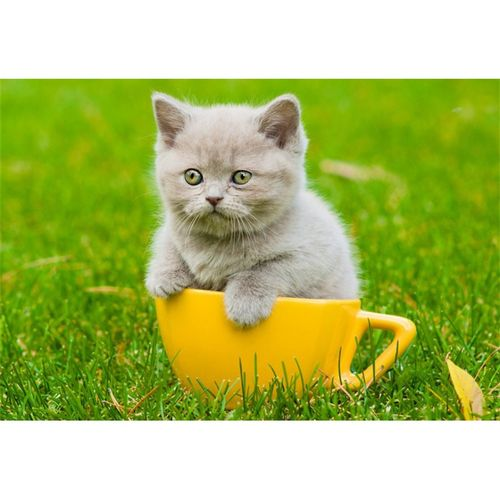
#> input picture learnOpencv/Canny/python/29.jpeg, 500 x 500 px
$ python main.py
#> lines starting #> are read from the running program, lines starting #| are printed output that depends on the picture; after the words box and inside, x2 and y2 are one past the last pixel; in counts of white or black regions, pixels touching at a corner belong together
import cv2 as cv

image = cv.imread("../python/29.jpeg")
#> image is the input picture: shape (500, 500, 3); mean B, G, R 108.6, 190.6, 174.3
cv.imshow("Original", image)
gray = cv.cvtColor(image, cv.COLOR_BGR2GRAY)
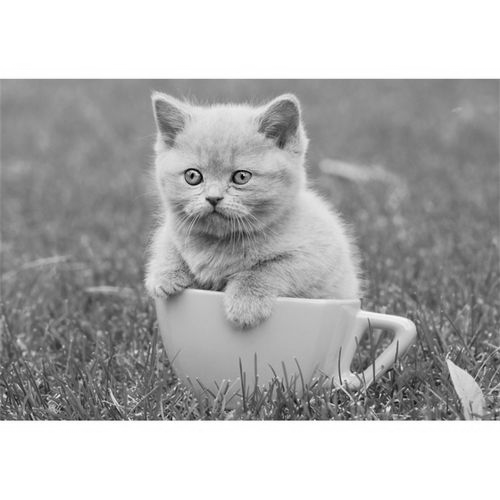
#> gray: shape (500, 500); min 1, max 255, mean 176.4
blur = cv.blur(image, (3,3))
canny = cv.Canny(image, 200, 200, 3)
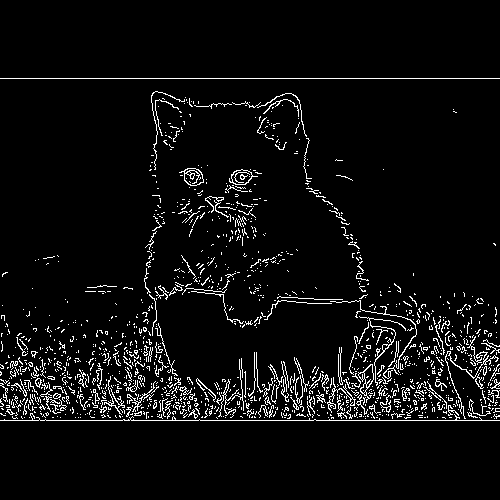
#> canny: shape (500, 500); 5.1% white in thin lines or dots, all inside (x1, y1, x2, y2) = (0, 78, 500, 421)
cv.imshow("Canny", canny)
cv.waitKey(0)
